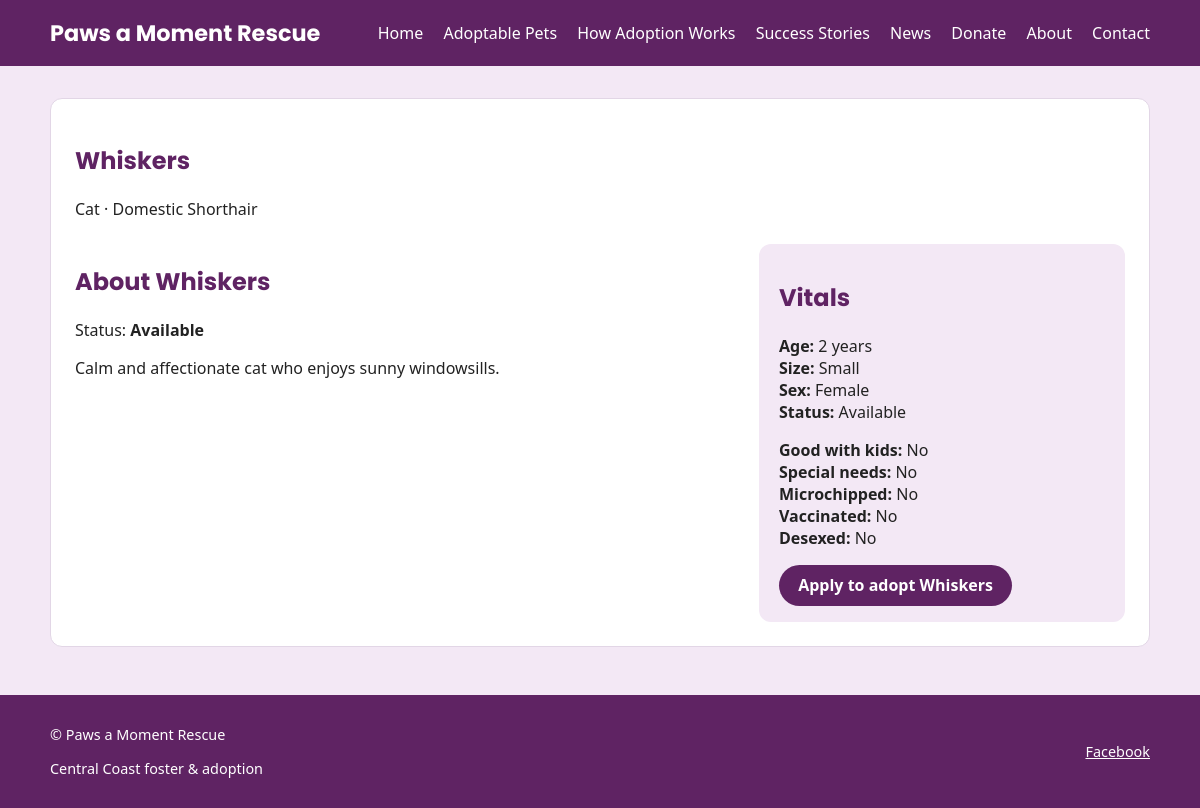
Screenshot of /adopt/whiskers/ with the database file from the repository.
### adoptions/models.py (models this page shows, shortened)
class Animal(models.Model):
    STATUS_AVAILABLE = "available"
    STATUS_PENDING = "pending"
    STATUS_ADOPTED = "adopted"
    STATUS_CHOICES = [
        (STATUS_AVAILABLE, "Available"),
        (STATUS_PENDING, "Pending"),
        (STATUS_ADOPTED, "Adopted"),
    ]
    name = models.CharField(max_length=100)
    slug = models.SlugField(unique=True)
    species = models.CharField(max_length=50)
    breed = models.CharField(max_length=100, blank=True)
    age_years = models.PositiveIntegerField(null=True, blank=True)
    size = models.CharField(max_length=20, blank=True)
    sex = models.CharField(max_length=10, blank=True)
    suburb = models.CharField(max_length=100, blank=True)
    description = models.TextField(blank=True)
    status = models.CharField(max_length=20, choices=STATUS_CHOICES, default=STATUS_AVAILABLE)
    intake_date = models.DateField()
    photo_url = models.URLField(blank=True)
    weight_kg = models.DecimalField(max_digits=5, decimal_places=2, null=True, blank=True)
    adoption_fee = models.DecimalField(max_digits=8, decimal_places=2, null=True, blank=True)
    good_with_kids = models.BooleanField(default=False)
    special_needs = models.BooleanField(default=False)
    microchipped = models.BooleanField(default=False)
    vaccinated = models.BooleanField(default=False)
    desexed = models.BooleanField(default=False)
    created_at = models.DateTimeField(auto_now_add=True)
    updated_at = models.DateTimeField(auto_now=True)
    class Meta:
        ordering = ["name"]

### adoptions/views.py (the view)
# urls.py: path("<slug:slug>/", views.animal_detail, name="animal_detail"),
def animal_detail(request, slug: str):
    animal = get_object_or_404(Animal, slug=slug)
    photos = list(animal.photos.all())
    primary_photo = None
    for p in photos:
        if p.is_primary:
            primary_photo = p
            break
    if primary_photo is None and photos:
        primary_photo = photos[0]
    return render(
        request,
        "adoptions/animal_detail.html",
        {"animal": animal, "photos": photos, "primary_photo": primary_photo},
    )

### adoptions/templates/adoptions/animal_detail.html (shortened to what this page needs)
{% extends "core/base.html" %}
{% block content %}
<section class="pet-detail">
    <header class="pet-hero">
        <h1>{{ animal.name }}</h1>
        <p class="pet-hero-meta">{{ animal.species }}{% if animal.breed %} · {{ animal.breed }}{% endif %}
            {% if animal.suburb %} · {{ animal.suburb }}{% endif %}</p>
    </header>
    <div class="pet-layout">
        <div class="pet-main">
            <h2>About {{ animal.name }}</h2>
            <p>Status: <strong>{{ animal.status|title }}</strong></p>
            <p>{{ animal.description }}</p>
        </div>
        <aside class="pet-vitals">
            <h2>Vitals</h2>
            <ul>
                {% if animal.age_years %}<li><strong>Age:</strong> {{ animal.age_years }} years</li>{% endif %}
                {% if animal.size %}<li><strong>Size:</strong> {{ animal.size }}</li>{% endif %}
                {% if animal.sex %}<li><strong>Sex:</strong> {{ animal.sex }}</li>{% endif %}
                <li><strong>Status:</strong> {{ animal.status|title }}</li>
            </ul>
            <ul class="pet-flags">
                <li><strong>Good with kids:</strong> {{ animal.good_with_kids|yesno:"Yes,No" }}</li>
                <li><strong>Special needs:</strong> {{ animal.special_needs|yesno:"Yes,No" }}</li>
                <li><strong>Microchipped:</strong> {{ animal.microchipped|yesno:"Yes,No" }}</li>
                <li><strong>Vaccinated:</strong> {{ animal.vaccinated|yesno:"Yes,No" }}</li>
                <li><strong>Desexed:</strong> {{ animal.desexed|yesno:"Yes,No" }}</li>
            </ul>
            <a class="btn btn-primary" href="{% url 'adoptions:apply' slug=animal.slug %}">Apply to adopt {{ animal.name }}</a>
        </aside>
    </div>
</section>
{% endblock %}

### static/css/styles.css (style rules this page uses)
body { font-family: system-ui, -apple-system, BlinkMacSystemFont, "Segoe UI", sans-serif; margin: 0; padding: 0; background-color: #f3e8f5; color: #222222; }
h1, h2, h3, h4 { font-family: "Poppins", system-ui, -apple-system, BlinkMacSystemFont, "Segoe UI", sans-serif; color: #5f2363; }
.btn { display: inline-block; padding: 0.6rem 1.2rem; border-radius: 999px; border: none; text-decoration: none; font-weight: 600; cursor: pointer; }
.btn-primary { background-color: #5f2363; color: #ffffff; }
.pet-detail { background-color: #ffffff; border-radius: 12px; border: 1px solid #e2d6e6; padding: 1.5rem; }
.pet-hero h1 { color: #5f2363; }
.pet-layout { display: flex; flex-wrap: wrap; gap: 2rem; margin-top: 1.5rem; }
.pet-main { flex: 2; }
.pet-vitals { flex: 1; background-color: #f3e8f5; border-radius: 12px; padding: 1rem 1.25rem; }
.pet-vitals ul { list-style: none; padding: 0; }
.pet-flags { list-style: none; padding: 0; margin-top: 0.75rem; }

### rows the page displays
Animal: name "Whiskers", species "Cat", breed "Domestic Shorthair", status "Available", description "Calm and affectionate cat who enjoys sunny windowsills.", age_years "2", size "Small", sex "Female", good_with_kids "No", special_needs "No", microchipped "No", vaccinated "No", desexed "No"
